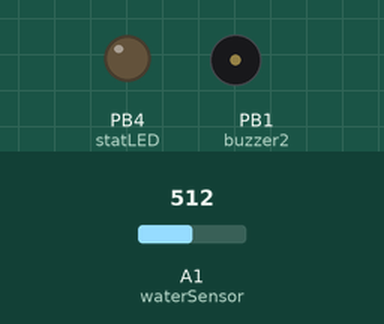
This sketch was run on a simulated ATtiny85, built with avr-gcc and run on an emulated ATtiny85. Parts: output pins drawn as LEDs (lit = HIGH), buzzer (waves = sounding). Dashed ring = blinking. The test bench sets the inputs (shaded band); at power-on: A1 (waterSensor) = 512. Sleep ends after the set time or at an interrupt; pins used as bus, display or sensor lines are not drawn.

Above: at 2.1 s.
2.2 s: A1 (waterSensor) set to 594
4.2 s: A1 (waterSensor) set to 628
At 5.54 s:
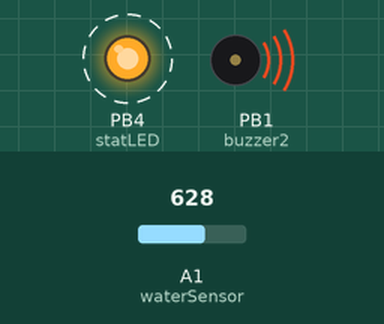
7.7 s: A1 (waterSensor) set to 511
9.4 s: A1 (waterSensor) set to 428
11.2 s: A1 (waterSensor) set to 401
At 12.16 s:
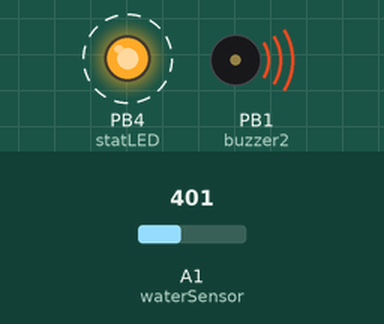
Timing chart, 0 to 15.7 s (numbered marks = the images above; inputs shaded):
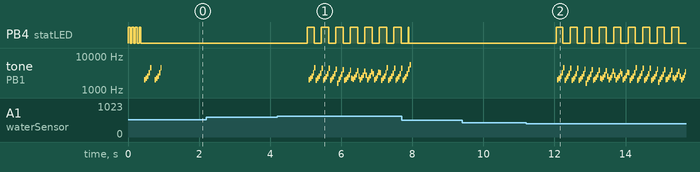

The sketch:

attiny85_h20.ino
```cpp
// (licence header left out)
#include <avr/sleep.h> //Needed for sleep_mode
#include <avr/wdt.h> //Needed to enable/disable watch dog timer

#include <SoftwareSerial.h>

SoftwareSerial mySerial(4, 3); // RX, TX

//Pin definitions for regular Arduino Uno (used during development)
/*const byte buzzer1 = 8;
 const byte buzzer2 = 9;
 const byte statLED = 10;
 const byte waterSensor = A0;*/

//Pin definitions for ATtiny
const byte buzzer1 = 0;
const byte buzzer2 = 1;
const byte statLED = 4;
const byte waterSensor = A1;

//Variables

//This is the average analog value found during startup. Usually ~995
//When hit with water, the analog value will drop to ~400. A diff of 100 is good.
int waterAvg = 0;
int maxDifference = 100; //A diff of more than 100 in the analog value will trigger the system.

//This runs each time the watch dog wakes us up from sleep
ISR(WDT_vect) {
  //Don't do anything. This is just here so that we wake up.
}

void setup()
{
  pinMode(buzzer1, OUTPUT);
  pinMode(buzzer2, OUTPUT);
  pinMode(statLED, OUTPUT);

  //pinMode(waterSensor, INPUT_PULLUP);
  pinMode(2, INPUT); //When setting the pin mode we have to use 2 instead of A1
  digitalWrite(2, HIGH); //Hack for getting around INPUT_PULLUP

  mySerial.begin(9600);
  mySerial.println("H2Ohno!");

  //Take a series of readings from the water sensor and average them
  waterAvg = 0;
  for(int x = 0 ; x < 8 ; x++)
  {
    waterAvg += analogRead(waterSensor);

    //During power up, blink the LED to let the world know we're alive
    if(digitalRead(statLED) == LOW)
      digitalWrite(statLED, HIGH);
    else
      digitalWrite(statLED, LOW);

    delay(50);
  }
  waterAvg /= 8;

  mySerial.print("Avg: ");
  mySerial.println(waterAvg);

  //During power up, beep the buzzer to verify function
  alarmSound();
  delay(100);
  alarmSound();

  digitalWrite(buzzer1, LOW);
  digitalWrite(buzzer2, LOW);
  digitalWrite(statLED, LOW);

  //Power down various bits of hardware to lower power usage
  set_sleep_mode(SLEEP_MODE_PWR_DOWN); //Power down everything, wake up from WDT
  sleep_enable();

}

void loop()
{
  ADCSRA &= ~(1<<ADEN); //Disable ADC, saves ~230uA
  setup_watchdog(6); //Setup watchdog to go off after 1sec
  sleep_mode(); //Go to sleep! Wake up 1sec later and check water

  //Check for water
  ADCSRA |= (1<<ADEN); //Enable ADC
  int waterDifference = abs(analogRead(waterSensor) - waterAvg);
  mySerial.print("Diff: ");
  mySerial.println(waterDifference);

  if(waterDifference > maxDifference) //Ahhh! Water! Alarm!
  {
    wdt_disable(); //Turn off the WDT!!

    long startTime = millis(); //Record the current time
    long timeSinceBlink = millis(); //Record the current time for blinking
    digitalWrite(statLED, HIGH); //Start out with the uh-oh LED on

    //Loop until we don't detect water AND 2 seconds of alarm have completed
    while(waterDifference > maxDifference || (millis() - startTime) < 2000)
    {
      alarmSound(); //Make noise!!

      if(millis() - timeSinceBlink > 100) //Toggle the LED every 100ms
      {
        timeSinceBlink = millis();

        if(digitalRead(statLED) == LOW)
          digitalWrite(statLED, HIGH);
        else
          digitalWrite(statLED, LOW);
      }

      waterDifference = abs(analogRead(waterSensor) - waterAvg); //Take a new reading

      mySerial.print("Read: ");
      mySerial.println(analogRead(waterSensor));
    } //Loop until we don't detect water AND 2 seconds of alarm have completed

    digitalWrite(buzzer1, LOW);
    digitalWrite(buzzer2, LOW);
    digitalWrite(statLED, LOW); //No more alarm. Turn off LED
  }


}

//This is just a unique (annoying) sound we came up with, there is no magic to it
//Comes from the Simon Says game/kit actually: https://www.sparkfun.com/products/10547
//250us to 79us
void alarmSound(void)
{
  // Toggle the buzzer at various speeds
  for (byte x = 250 ; x > 70 ; x--)
  {
    for (byte y = 0 ; y < 3 ; y++)
    {
      digitalWrite(buzzer2, HIGH);
      digitalWrite(buzzer1, LOW);
      delayMicroseconds(x);

      digitalWrite(buzzer2, LOW);
      digitalWrite(buzzer1, HIGH);
      delayMicroseconds(x);
    }
  }
}

//Sets the watchdog timer to wake us up, but not reset
//0=16ms, 1=32ms, 2=64ms, 3=128ms, 4=250ms, 5=500ms
//6=1sec, 7=2sec, 8=4sec, 9=8sec
//From: http://interface.khm.de/index.php/lab/experiments/sleep_watchdog_battery/
void setup_watchdog(int timerPrescaler) {

  if (timerPrescaler > 9 ) timerPrescaler = 9; //Limit incoming amount to legal settings

  byte bb = timerPrescaler & 7;
  if (timerPrescaler > 7) bb |= (1<<5); //Set the special 5th bit if necessary

  //This order of commands is important and cannot be combined
  MCUSR &= ~(1<<WDRF); //Clear the watch dog reset
  WDTCR |= (1<<WDCE) | (1<<WDE); //Set WD_change enable, set WD enable
  WDTCR = bb; //Set new watchdog timeout value
  WDTCR |= _BV(WDIE); //Set the interrupt enable, this will keep unit from resetting after each int
}
```

Measured:
- the behaviour switches between 612 and 613 on A1 (waterSensor) (found by bisection; images 0 and 1)
- the behaviour switches between 412 and 411 on A1 (waterSensor) (found by bisection; images 1 and 2)
- after the input at 2.2 s, every drawn part: stays the same
- after the input at 4.2 s, PB4 (statLED): alternates HIGH for 0.20 s and LOW for 0.20 s, starting after 0.85 s; tone on PB1 (buzzer2): plays 1969 Hz for 0.04 s, 2212 Hz for 0.04 s, 2576 Hz for 0.04 s, 3215 Hz for 0.04 s, 4507 Hz for 0.04 s, 1956 Hz for 0.04 s … (66 notes in this stretch), starting after 0.89 s
- after the input at 9.4 s, every drawn part: stays the same
- after the input at 11.2 s, PB4 (statLED): alternates HIGH for 0.20 s and LOW for 0.20 s, starting after 0.84 s; tone on PB1 (buzzer2): plays 1969 Hz for 0.04 s, 2212 Hz for 0.04 s, 2576 Hz for 0.04 s, 3215 Hz for 0.04 s, 4507 Hz for 0.04 s, 1956 Hz for 0.04 s … (91 notes in this stretch), starting after 0.88 s
- by itself, tone on PB1 (buzzer2): plays 1969 Hz for 0.04 s, 2212 Hz for 0.04 s, 2576 Hz for 0.04 s, 3215 Hz for 0.04 s, 4507 Hz for 0.04 s, 1969 Hz for 0.04 s … (10 notes in this stretch)
